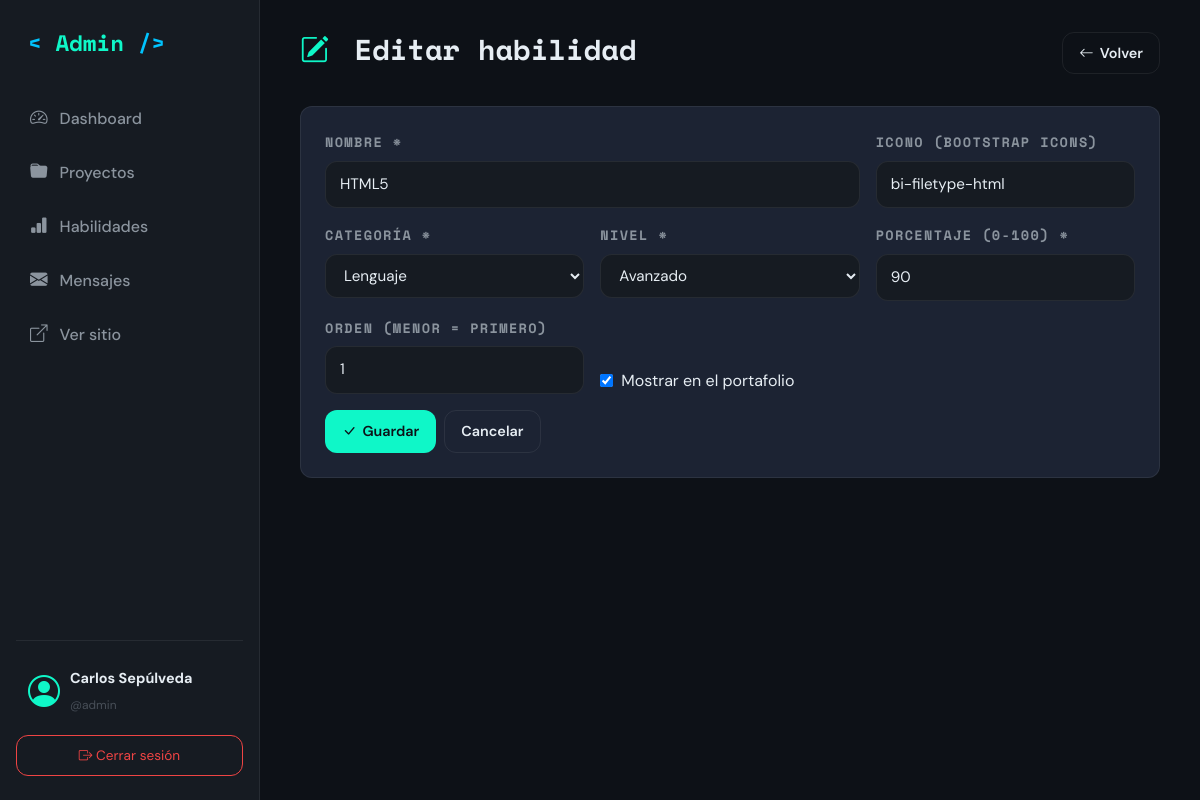
The app's page /admin/habilidad_form.php?id=1 (signed in) with its own data.
### tables this page shows
CREATE TABLE habilidades (
  id          INT AUTO_INCREMENT PRIMARY KEY,
  nombre      VARCHAR(60) NOT NULL,
  icono       VARCHAR(60) DEFAULT 'bi-code-slash',
  porcentaje  TINYINT UNSIGNED NOT NULL DEFAULT 50,
  nivel       ENUM('basico','intermedio','avanzado') NOT NULL DEFAULT 'intermedio',
  categoria   ENUM('lenguaje','herramienta','blanda') NOT NULL DEFAULT 'lenguaje',
  orden       INT DEFAULT 0,
  activo      TINYINT(1) DEFAULT 1
);

### includes/funciones.php (called while the page is built, shortened)
<?php
function e(?string $valor): string {
    return htmlspecialchars($valor ?? '', ENT_QUOTES, 'UTF-8');
}

### admin/habilidad_form.php (the view, shortened to what this page needs)
<?php
require_once '../includes/admin_header.php';
$id = (int)($_GET['id'] ?? 0);
$habilidad = [
    'id' => 0, 'nombre' => '', 'icono' => 'bi-code-slash',
    'porcentaje' => 50, 'nivel' => 'intermedio',
    'categoria' => 'lenguaje', 'orden' => 0, 'activo' => 1
];
if ($id > 0) {
    $stmt = $conexion->prepare("SELECT * FROM habilidades WHERE id = ?");
    $stmt->bind_param('i', $id);
    $stmt->execute();
    $fila = $stmt->get_result()->fetch_assoc();
    if ($fila) $habilidad = $fila;
    else { setFlash('error', 'Habilidad no encontrada.'); redirigir('habilidades.php'); }
}
$es_edicion = $habilidad['id'] > 0;
?>
<header class="admin-page-header">
  <div>
    <h1>
      <i class="bi bi-<?= $es_edicion ? 'pencil-square' : 'plus-circle' ?>"></i>
      <?= $es_edicion ? 'Editar habilidad' : 'Nueva habilidad' ?>
    </h1>
  </div>
  <a href="habilidades.php" class="btn-admin btn-admin-outline">
    <i class="bi bi-arrow-left"></i> Volver
  </a>
</header>
<div class="admin-card">
  <form method="POST" action="habilidad_guardar.php" class="admin-form">
    <div class="row g-3">
      <div class="col-md-8">
        <label class="form-label-custom">Nombre *</label>
        <input type="text" name="nombre" class="form-input-custom"
               value="<?= e($habilidad['nombre']) ?>" required maxlength="60">
      </div>
      <div class="col-md-4">
        <label class="form-label-custom">Icono (Bootstrap Icons)</label>
        <input type="text" name="icono" class="form-input-custom"
               value="<?= e($habilidad['icono']) ?>" placeholder="bi-filetype-html">
      </div>
      <div class="col-md-4">
        <label class="form-label-custom">Categoría *</label>
        <select name="categoria" class="form-input-custom" required>
          <?php foreach (['lenguaje','herramienta','blanda'] as $cat): ?>
            <option value="<?= $cat ?>" <?= $habilidad['categoria'] === $cat ? 'selected' : '' ?>>
              <?= ucfirst($cat) ?>
            </option>
          <?php endforeach; ?>
        </select>
      </div>
      <div class="col-md-4">
        <label class="form-label-custom">Nivel *</label>
        <select name="nivel" class="form-input-custom" required>
          <?php foreach (['basico','intermedio','avanzado'] as $niv): ?>
            <option value="<?= $niv ?>" <?= $habilidad['nivel'] === $niv ? 'selected' : '' ?>>
              <?= ucfirst($niv) ?>
            </option>
          <?php endforeach; ?>
        </select>
      </div>
      <div class="col-md-4">
        <label class="form-label-custom">Porcentaje (0-100) *</label>
        <input type="number" name="porcentaje" class="form-input-custom"
               value="<?= (int)$habilidad['porcentaje'] ?>"
               min="0" max="100" required>
      </div>
      <div class="col-md-4">
        <label class="form-label-custom">Orden (menor = primero)</label>
        <input type="number" name="orden" class="form-input-custom"
               value="<?= (int)$habilidad['orden'] ?>" min="0">
      </div>
      <div class="col-md-4 d-flex align-items-end">
        <label class="form-check-label">
          <input type="checkbox" name="activo" value="1"
                 <?= $habilidad['activo'] ? 'checked' : '' ?>>
          Mostrar en el portafolio
        </label>
      </div>
      <div class="col-12 d-flex gap-2 mt-3">
        <button type="submit" class="btn-admin btn-admin-primary">
          <i class="bi bi-check-lg"></i> <?= $es_edicion ? 'Guardar' : 'Crear' ?>
        </button>
        <a href="habilidades.php" class="btn-admin btn-admin-outline">Cancelar</a>
      </div>
    </div>
  </form>
</div>
<?php require_once '../includes/admin_footer.php'; ?>

### css/style.css (style rules this page uses)
:root { --accent-1: #0ff7c8; --accent-2: #00c4ff; --accent-3: #7c3aed; --accent-4: #f59e0b; --accent-5: #ef4444; --bg-primary: #0d1117; --bg-secondary: #161b22; --bg-card: #1c2333; --bg-card-hover:#21293d; --border-color: rgba(255, 255, 255, 0.07); --text-primary: #e6edf3; --text-secondary: #8b949e; --text-muted: #484f58; --nav-bg: rgba(13, 17, 23, 0.85); --shadow-sm: 0 2px 8px rgba(0,0,0,0.3); --shadow-md: 0 8px 32px rgba(0,0,0,0.4); --shadow-glow: 0 0 20px rgba(15, 247, 200, 0.15); --font-display: 'Space Mono', monospace; --font-body: 'DM Sans', sans-serif; --transition-fast: 0.15s ease; --transition-normal: 0.3s ease; --transition-slow: 0.6s ease; --radius-sm: 6px; --radius-md: 12px; --radius-lg: 20px; --section-padding: 100px 0; }
*, *::before, *::after { box-sizing: border-box; margin: 0; padding: 0; }
html { scroll-behavior: smooth; scroll-padding-top: 72px; }
body { font-family: var(--font-body); background-color: var(--bg-primary); color: var(--text-primary); font-size: 1rem; line-height: 1.7; overflow-x: hidden; transition: background-color var(--transition-slow), color var(--transition-slow); }
h1, h2, h3, h4, h5 { font-family: var(--font-display); font-weight: 700; line-height: 1.2; color: var(--text-primary); }
a { color: var(--accent-1); text-decoration: none; transition: color var(--transition-fast); }
.form-label-custom { display: block; font-family: var(--font-display); font-size: 0.75rem; text-transform: uppercase; letter-spacing: 0.1em; color: var(--text-secondary); margin-bottom: 8px; }
.form-input-custom { width: 100%; padding: 12px 16px; background: var(--bg-secondary); border: 1px solid var(--border-color); border-radius: var(--radius-sm); color: var(--text-primary); font-family: var(--font-body); font-size: 0.95rem; transition: all var(--transition-fast); outline: none; resize: vertical; }
.form-input-custom::placeholder { color: var(--text-muted); }

### css/dashboard.css (style rules this page uses)
.admin-body { background: var(--bg-primary); color: var(--text-primary); font-family: var(--font-body); margin: 0; }
.admin-page-header { display: flex; justify-content: space-between; align-items: flex-start; gap: 16px; margin-bottom: 32px; flex-wrap: wrap; }
.admin-page-header h1 { font-family: var(--font-display); font-size: 1.8rem; margin-bottom: 6px; color: var(--text-primary); }
.admin-page-header h1 i { color: var(--accent-1); margin-right: 8px; }
.admin-card { background: var(--bg-card); border: 1px solid var(--border-color); border-radius: var(--radius-md); padding: 24px; margin-bottom: 24px; }
.btn-admin { display: inline-flex; align-items: center; gap: 6px; padding: 8px 16px; border-radius: var(--radius-md); font-weight: 600; font-size: 0.9rem; border: 1px solid transparent; cursor: pointer; text-decoration: none; transition: var(--transition-fast); }
.btn-admin-primary { background: var(--accent-1); color: var(--bg-primary); }
.btn-admin-outline { background: transparent; color: var(--text-primary); border-color: var(--border-color); }
.admin-form .form-label-custom { display: block; font-size: 0.85rem; font-weight: 600; margin-bottom: 6px; color: var(--text-secondary); }
.admin-form .form-input-custom { width: 100%; padding: 10px 14px; background: var(--bg-secondary); border: 1px solid var(--border-color); border-radius: var(--radius-md); color: var(--text-primary); font-family: var(--font-body); font-size: 0.95rem; transition: var(--transition-fast); }
.admin-form .form-check-label { display: flex; align-items: center; gap: 8px; color: var(--text-primary); cursor: pointer; }

### records on screen
habilidades: nombre "HTML5", icono "bi-filetype-html", categoria "Lenguaje", nivel "Avanzado", porcentaje "90", orden "1", activo "☑"

### other values on screen
$_SESSION['admin_nombre'] "Carlos Sepúlveda"
$_SESSION['admin_user'] "admin"
